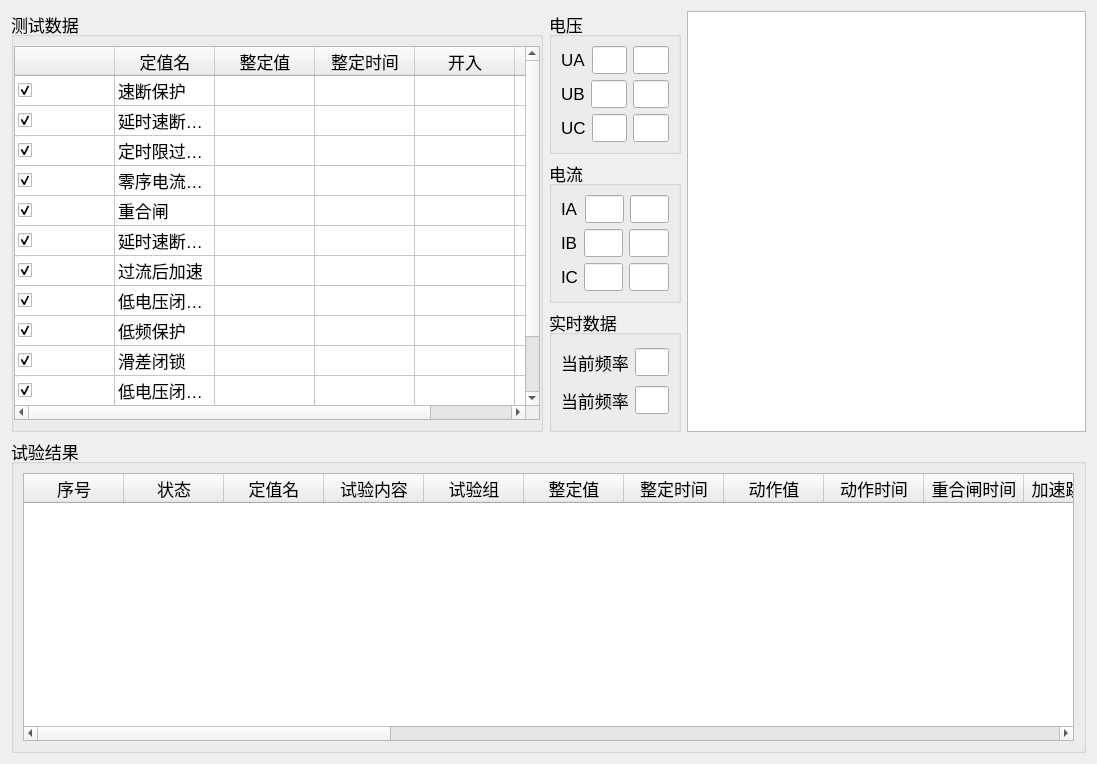
<?xml version="1.0" encoding="UTF-8"?>
<ui version="4.0">
 <class>ui_022</class>
 <widget class="QWidget" name="ui_022">
  <property name="geometry">
   <rect>
    <x>0</x>
    <y>0</y>
    <width>1097</width>
    <height>764</height>
   </rect>
  </property>
  <property name="font">
   <font>
    <pointsize>13</pointsize>
   </font>
  </property>
  <property name="windowTitle">
   <string>Form</string>
  </property>
  <layout class="QVBoxLayout" name="verticalLayout_5" stretch="4,3">
   <item>
    <layout class="QHBoxLayout" name="horizontalLayout_11" stretch="4,1,3">
     <item>
      <widget class="QGroupBox" name="groupBox">
       <property name="title">
        <string>测试数据</string>
       </property>
       <layout class="QHBoxLayout" name="horizontalLayout">
        <property name="leftMargin">
         <number>0</number>
        </property>
        <property name="rightMargin">
         <number>0</number>
        </property>
        <item>
         <widget class="QTableWidget" name="tb_cssj">
          <property name="rowCount">
           <number>12</number>
          </property>
          <attribute name="verticalHeaderVisible">
           <bool>false</bool>
          </attribute>
          <row/>
          <row/>
          <row/>
          <row/>
          <row/>
          <row/>
          <row/>
          <row/>
          <row/>
          <row/>
          <row/>
          <row/>
          <column>
           <property name="text">
            <string/>
           </property>
          </column>
          <column>
           <property name="text">
            <string>定值名</string>
           </property>
          </column>
          <column>
           <property name="text">
            <string>整定值</string>
           </property>
          </column>
          <column>
           <property name="text">
            <string>整定时间</string>
           </property>
          </column>
          <column>
           <property name="text">
            <string>开入</string>
           </property>
          </column>
          <column>
           <property name="text">
            <string/>
           </property>
          </column>
          <item row="0" column="0">
           <property name="text">
            <string/>
           </property>
           <property name="checkState">
            <enum>Checked</enum>
           </property>
           <property name="flags">
            <set>ItemIsSelectable|ItemIsDragEnabled|ItemIsDropEnabled|ItemIsUserCheckable|ItemIsEnabled</set>
           </property>
          </item>
          <item row="0" column="1">
           <property name="text">
            <string>速断保护</string>
           </property>
           <property name="flags">
            <set>ItemIsSelectable|ItemIsDragEnabled|ItemIsDropEnabled|ItemIsUserCheckable|ItemIsEnabled</set>
           </property>
          </item>
          <item row="1" column="0">
           <property name="checkState">
            <enum>Checked</enum>
           </property>
           <property name="flags">
            <set>ItemIsSelectable|ItemIsDragEnabled|ItemIsDropEnabled|ItemIsUserCheckable|ItemIsEnabled</set>
           </property>
          </item>
          <item row="1" column="1">
           <property name="text">
            <string>延时速断保护</string>
           </property>
           <property name="flags">
            <set>ItemIsSelectable|ItemIsDragEnabled|ItemIsDropEnabled|ItemIsUserCheckable|ItemIsEnabled</set>
           </property>
          </item>
          <item row="2" column="0">
           <property name="checkState">
            <enum>Checked</enum>
           </property>
           <property name="flags">
            <set>ItemIsSelectable|ItemIsDragEnabled|ItemIsDropEnabled|ItemIsUserCheckable|ItemIsEnabled</set>
           </property>
          </item>
          <item row="2" column="1">
           <property name="text">
            <string>定时限过电流</string>
           </property>
           <property name="flags">
            <set>ItemIsSelectable|ItemIsDragEnabled|ItemIsDropEnabled|ItemIsUserCheckable|ItemIsEnabled</set>
           </property>
          </item>
          <item row="3" column="0">
           <property name="checkState">
            <enum>Checked</enum>
           </property>
           <property name="flags">
            <set>ItemIsSelectable|ItemIsDragEnabled|ItemIsDropEnabled|ItemIsUserCheckable|ItemIsEnabled</set>
           </property>
          </item>
          <item row="3" column="1">
           <property name="text">
            <string>零序电流保护</string>
           </property>
           <property name="flags">
            <set>ItemIsSelectable|ItemIsDragEnabled|ItemIsDropEnabled|ItemIsUserCheckable|ItemIsEnabled</set>
           </property>
          </item>
          <item row="4" column="0">
           <property name="checkState">
            <enum>Checked</enum>
           </property>
           <property name="flags">
            <set>ItemIsSelectable|ItemIsDragEnabled|ItemIsDropEnabled|ItemIsUserCheckable|ItemIsEnabled</set>
           </property>
          </item>
          <item row="4" column="1">
           <property name="text">
            <string>重合闸</string>
           </property>
           <property name="flags">
            <set>ItemIsSelectable|ItemIsDragEnabled|ItemIsDropEnabled|ItemIsUserCheckable|ItemIsEnabled</set>
           </property>
          </item>
          <item row="5" column="0">
           <property name="checkState">
            <enum>Checked</enum>
           </property>
           <property name="flags">
            <set>ItemIsSelectable|ItemIsDragEnabled|ItemIsDropEnabled|ItemIsUserCheckable|ItemIsEnabled</set>
           </property>
          </item>
          <item row="5" column="1">
           <property name="text">
            <string>延时速断后加速</string>
           </property>
           <property name="flags">
            <set>ItemIsSelectable|ItemIsDragEnabled|ItemIsDropEnabled|ItemIsUserCheckable|ItemIsEnabled</set>
           </property>
          </item>
          <item row="6" column="0">
           <property name="checkState">
            <enum>Checked</enum>
           </property>
           <property name="flags">
            <set>ItemIsSelectable|ItemIsDragEnabled|ItemIsDropEnabled|ItemIsUserCheckable|ItemIsEnabled</set>
           </property>
          </item>
          <item row="6" column="1">
           <property name="text">
            <string>过流后加速</string>
           </property>
           <property name="flags">
            <set>ItemIsSelectable|ItemIsDragEnabled|ItemIsDropEnabled|ItemIsUserCheckable|ItemIsEnabled</set>
           </property>
          </item>
          <item row="7" column="0">
           <property name="checkState">
            <enum>Checked</enum>
           </property>
           <property name="flags">
            <set>ItemIsSelectable|ItemIsDragEnabled|ItemIsDropEnabled|ItemIsUserCheckable|ItemIsEnabled</set>
           </property>
          </item>
          <item row="7" column="1">
           <property name="text">
            <string>低电压闭锁电流</string>
           </property>
           <property name="flags">
            <set>ItemIsSelectable|ItemIsDragEnabled|ItemIsDropEnabled|ItemIsUserCheckable|ItemIsEnabled</set>
           </property>
          </item>
          <item row="8" column="0">
           <property name="checkState">
            <enum>Checked</enum>
           </property>
           <property name="flags">
            <set>ItemIsSelectable|ItemIsDragEnabled|ItemIsDropEnabled|ItemIsUserCheckable|ItemIsEnabled</set>
           </property>
          </item>
          <item row="8" column="1">
           <property name="text">
            <string>低频保护</string>
           </property>
           <property name="flags">
            <set>ItemIsSelectable|ItemIsDragEnabled|ItemIsDropEnabled|ItemIsUserCheckable|ItemIsEnabled</set>
           </property>
          </item>
          <item row="9" column="0">
           <property name="checkState">
            <enum>Checked</enum>
           </property>
           <property name="flags">
            <set>ItemIsSelectable|ItemIsDragEnabled|ItemIsDropEnabled|ItemIsUserCheckable|ItemIsEnabled</set>
           </property>
          </item>
          <item row="9" column="1">
           <property name="text">
            <string>滑差闭锁</string>
           </property>
           <property name="flags">
            <set>ItemIsSelectable|ItemIsDragEnabled|ItemIsDropEnabled|ItemIsUserCheckable|ItemIsEnabled</set>
           </property>
          </item>
          <item row="10" column="0">
           <property name="checkState">
            <enum>Checked</enum>
           </property>
           <property name="flags">
            <set>ItemIsSelectable|ItemIsDragEnabled|ItemIsDropEnabled|ItemIsUserCheckable|ItemIsEnabled</set>
           </property>
          </item>
          <item row="10" column="1">
           <property name="text">
            <string>低电压闭锁低频</string>
           </property>
           <property name="flags">
            <set>ItemIsSelectable|ItemIsDragEnabled|ItemIsDropEnabled|ItemIsUserCheckable|ItemIsEnabled</set>
           </property>
          </item>
          <item row="11" column="0">
           <property name="checkState">
            <enum>Checked</enum>
           </property>
           <property name="flags">
            <set>ItemIsSelectable|ItemIsDragEnabled|ItemIsDropEnabled|ItemIsUserCheckable|ItemIsEnabled</set>
           </property>
          </item>
          <item row="11" column="1">
           <property name="text">
            <string>功率方向</string>
           </property>
           <property name="flags">
            <set>ItemIsSelectable|ItemIsDragEnabled|ItemIsDropEnabled|ItemIsUserCheckable|ItemIsEnabled</set>
           </property>
          </item>
         </widget>
        </item>
       </layout>
      </widget>
     </item>
     <item>
      <layout class="QVBoxLayout" name="verticalLayout_4">
       <item>
        <widget class="QGroupBox" name="groupBox_2">
         <property name="title">
          <string>电压</string>
         </property>
         <layout class="QVBoxLayout" name="verticalLayout">
          <item>
           <layout class="QHBoxLayout" name="horizontalLayout_2">
            <item>
             <widget class="QLabel" name="label">
              <property name="text">
               <string>UA</string>
              </property>
             </widget>
            </item>
            <item>
             <widget class="QLineEdit" name="lineEdit"/>
            </item>
            <item>
             <widget class="QLineEdit" name="lineEdit_2"/>
            </item>
           </layout>
          </item>
          <item>
           <layout class="QHBoxLayout" name="horizontalLayout_3">
            <item>
             <widget class="QLabel" name="label_2">
              <property name="text">
               <string>UB</string>
              </property>
             </widget>
            </item>
            <item>
             <widget class="QLineEdit" name="lineEdit_3"/>
            </item>
            <item>
             <widget class="QLineEdit" name="lineEdit_4"/>
            </item>
           </layout>
          </item>
          <item>
           <layout class="QHBoxLayout" name="horizontalLayout_4">
            <item>
             <widget class="QLabel" name="label_3">
              <property name="text">
               <string>UC</string>
              </property>
             </widget>
            </item>
            <item>
             <widget class="QLineEdit" name="lineEdit_5"/>
            </item>
            <item>
             <widget class="QLineEdit" name="lineEdit_6"/>
            </item>
           </layout>
          </item>
         </layout>
        </widget>
       </item>
       <item>
        <widget class="QGroupBox" name="groupBox_3">
         <property name="title">
          <string>电流</string>
         </property>
         <layout class="QVBoxLayout" name="verticalLayout_2">
          <item>
           <layout class="QHBoxLayout" name="horizontalLayout_5">
            <item>
             <widget class="QLabel" name="label_4">
              <property name="text">
               <string>IA</string>
              </property>
             </widget>
            </item>
            <item>
             <widget class="QLineEdit" name="lineEdit_7"/>
            </item>
            <item>
             <widget class="QLineEdit" name="lineEdit_8"/>
            </item>
           </layout>
          </item>
          <item>
           <layout class="QHBoxLayout" name="horizontalLayout_6">
            <item>
             <widget class="QLabel" name="label_5">
              <property name="text">
               <string>IB</string>
              </property>
             </widget>
            </item>
            <item>
             <widget class="QLineEdit" name="lineEdit_9"/>
            </item>
            <item>
             <widget class="QLineEdit" name="lineEdit_10"/>
            </item>
           </layout>
          </item>
          <item>
           <layout class="QHBoxLayout" name="horizontalLayout_7">
            <item>
             <widget class="QLabel" name="label_6">
              <property name="text">
               <string>IC</string>
              </property>
             </widget>
            </item>
            <item>
             <widget class="QLineEdit" name="lineEdit_11"/>
            </item>
            <item>
             <widget class="QLineEdit" name="lineEdit_12"/>
            </item>
           </layout>
          </item>
         </layout>
        </widget>
       </item>
       <item>
        <widget class="QGroupBox" name="groupBox_4">
         <property name="title">
          <string>实时数据</string>
         </property>
         <layout class="QVBoxLayout" name="verticalLayout_3">
          <item>
           <layout class="QHBoxLayout" name="horizontalLayout_8">
            <item>
             <widget class="QLabel" name="label_7">
              <property name="text">
               <string>当前频率</string>
              </property>
             </widget>
            </item>
            <item>
             <widget class="QLineEdit" name="lineEdit_13"/>
            </item>
           </layout>
          </item>
          <item>
           <layout class="QHBoxLayout" name="horizontalLayout_9">
            <item>
             <widget class="QLabel" name="label_8">
              <property name="text">
               <string>当前频率</string>
              </property>
             </widget>
            </item>
            <item>
             <widget class="QLineEdit" name="lineEdit_14"/>
            </item>
           </layout>
          </item>
         </layout>
        </widget>
       </item>
      </layout>
     </item>
     <item>
      <widget class="QTableWidget" name="tableWidget_2"/>
     </item>
    </layout>
   </item>
   <item>
    <widget class="QGroupBox" name="groupBox_5">
     <property name="title">
      <string>试验结果</string>
     </property>
     <layout class="QHBoxLayout" name="horizontalLayout_10">
      <item>
       <widget class="QTableWidget" name="tb_syjg">
        <attribute name="verticalHeaderVisible">
         <bool>false</bool>
        </attribute>
        <column>
         <property name="text">
          <string>序号</string>
         </property>
        </column>
        <column>
         <property name="text">
          <string>状态</string>
         </property>
        </column>
        <column>
         <property name="text">
          <string>定值名</string>
         </property>
        </column>
        <column>
         <property name="text">
          <string>试验内容</string>
         </property>
        </column>
        <column>
         <property name="text">
          <string>试验组</string>
         </property>
        </column>
        <column>
         <property name="text">
          <string>整定值</string>
         </property>
        </column>
        <column>
         <property name="text">
          <string>整定时间</string>
         </property>
        </column>
        <column>
         <property name="text">
          <string>动作值</string>
         </property>
        </column>
        <column>
         <property name="text">
          <string>动作时间</string>
         </property>
        </column>
        <column>
         <property name="text">
          <string>重合闸时间</string>
         </property>
        </column>
        <column>
         <property name="text">
          <string>加速跳时间</string>
         </property>
        </column>
        <column>
         <property name="text">
          <string>动作值2</string>
         </property>
        </column>
        <column>
         <property name="text">
          <string>测试灵敏角</string>
         </property>
        </column>
        <column>
         <property name="text">
          <string>动作值误差</string>
         </property>
        </column>
        <column>
         <property name="text">
          <string>Ua</string>
         </property>
        </column>
        <column>
         <property name="text">
          <string>Ub</string>
         </property>
        </column>
        <column>
         <property name="text">
          <string>Uc</string>
         </property>
        </column>
        <column>
         <property name="text">
          <string>Ux</string>
         </property>
        </column>
        <column>
         <property name="text">
          <string>Ia</string>
         </property>
        </column>
        <column>
         <property name="text">
          <string>Ib</string>
         </property>
        </column>
        <column>
         <property name="text">
          <string>Ic</string>
         </property>
        </column>
        <column>
         <property name="text">
          <string>故障电流</string>
         </property>
        </column>
        <column>
         <property name="text">
          <string>故障电压</string>
         </property>
        </column>
        <column>
         <property name="text">
          <string>灵敏角</string>
         </property>
        </column>
        <column>
         <property name="text">
          <string>故障前延时</string>
         </property>
        </column>
        <column>
         <property name="text">
          <string>故障最大时间</string>
         </property>
        </column>
        <column>
         <property name="text">
          <string>测试间断时间</string>
         </property>
        </column>
        <column>
         <property name="text">
          <string>开入量</string>
         </property>
        </column>
        <column>
         <property name="text">
          <string>开出量</string>
         </property>
        </column>
       </widget>
      </item>
     </layout>
    </widget>
   </item>
  </layout>
 </widget>
 <resources/>
 <connections/>
</ui>
